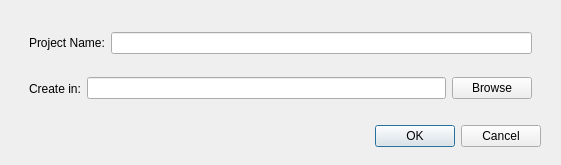
<?xml version="1.0" encoding="UTF-8"?>
<ui version="4.0">
 <class>svProjectCreate</class>
 <widget class="QWidget" name="svProjectCreate">
  <property name="windowModality">
   <enum>Qt::WindowModal</enum>
  </property>
  <property name="geometry">
   <rect>
    <x>0</x>
    <y>0</y>
    <width>561</width>
    <height>165</height>
   </rect>
  </property>
  <property name="windowTitle">
   <string>Create New Project</string>
  </property>
  <widget class="QDialogButtonBox" name="buttonBox">
   <property name="geometry">
    <rect>
     <x>200</x>
     <y>120</y>
     <width>341</width>
     <height>32</height>
    </rect>
   </property>
   <property name="orientation">
    <enum>Qt::Horizontal</enum>
   </property>
   <property name="standardButtons">
    <set>QDialogButtonBox::Cancel|QDialogButtonBox::Ok</set>
   </property>
  </widget>
  <widget class="QWidget" name="widget" native="true">
   <property name="geometry">
    <rect>
     <x>20</x>
     <y>20</y>
     <width>521</width>
     <height>91</height>
    </rect>
   </property>
   <layout class="QVBoxLayout" name="verticalLayout">
    <property name="spacing">
     <number>0</number>
    </property>
    <property name="leftMargin">
     <number>0</number>
    </property>
    <property name="topMargin">
     <number>0</number>
    </property>
    <property name="rightMargin">
     <number>0</number>
    </property>
    <property name="bottomMargin">
     <number>0</number>
    </property>
    <item>
     <widget class="QWidget" name="widget_2" native="true">
      <layout class="QHBoxLayout" name="horizontalLayout">
       <item>
        <widget class="QLabel" name="label">
         <property name="text">
          <string>Project Name:</string>
         </property>
        </widget>
       </item>
       <item>
        <widget class="QLineEdit" name="lineEditProjectName"/>
       </item>
      </layout>
     </widget>
    </item>
    <item>
     <widget class="QWidget" name="widget_3" native="true">
      <layout class="QHBoxLayout" name="horizontalLayout_2">
       <item>
        <widget class="QLabel" name="label_2">
         <property name="text">
          <string>Create in:</string>
         </property>
        </widget>
       </item>
       <item>
        <widget class="QLineEdit" name="lineEditDir"/>
       </item>
       <item>
        <widget class="QPushButton" name="btnBrowse">
         <property name="text">
          <string>Browse</string>
         </property>
        </widget>
       </item>
      </layout>
     </widget>
    </item>
   </layout>
  </widget>
 </widget>
 <resources/>
 <connections/>
</ui>
